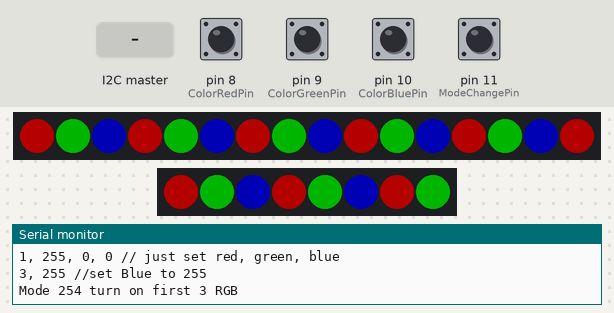
Recording of a sketch running on a simulated Arduino Uno, built with avr-gcc and run on an emulated ATmega328P. On the bench: 16 RGB LEDs in strip order, left to right, 8 RGB LEDs in strip order, left to right, the last lines printed to the serial monitor. The inputs (shaded band) are chosen by the test bench; at power-on: pin 8 (ColorRedPin), pin 9 (ColorGreenPin), pin 10 (ColorBluePin), pin 11 (ModeChangePin) HIGH. Dim RGB values are drawn brighter than linear; random numbers use the default seed unless the sketch sets one.

Above: at 1.4 s.
1.5 s: the I2C master sends the byte 2
At 2.02 s:
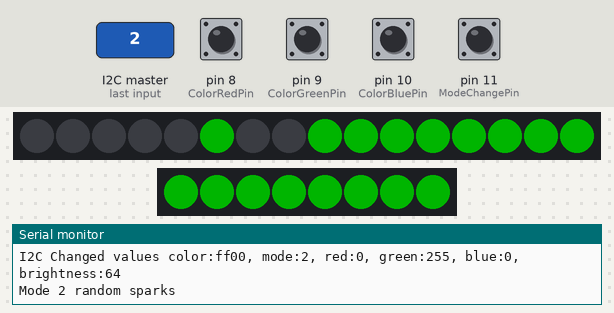
4.2 s: pin 11 (ModeChangePin) pulled LOW for 0.15 s
At 4.82 s:
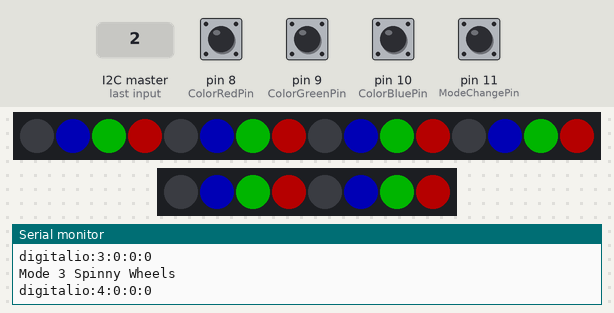
4.9 s: the I2C master sends the byte 2
At 5.6 s:
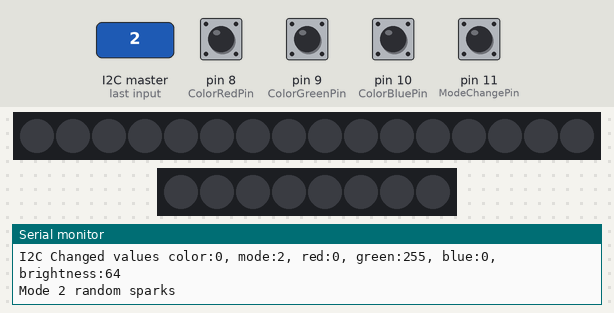
6.6 s: pin 11 (ModeChangePin) pulled LOW for 1 s
At 7.75 s:
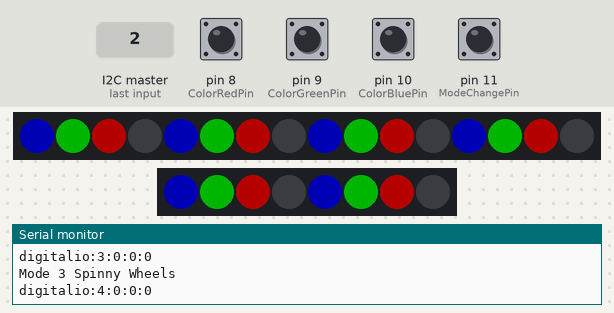
9.8 s: the I2C master sends the byte 0
At 11.1 s:
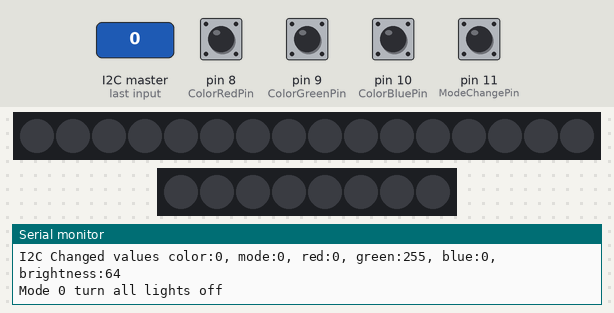
Timing chart, 0 to 12.4 s (numbered marks = the images above; inputs shaded):
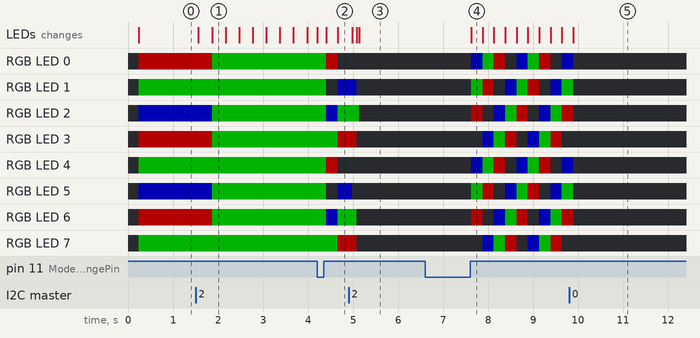

The sketch:

LEDLightEffects_Arduino.ino
```cpp
// Arduino program to control Robot Lights fro Vicksburg Middle School Control Freaks
// accepts commands via serial and i2c so it can be controlled by the robot remotely
// intial creation by adevries at digtialexample.com 11/26/2015
// updated and maintined by connor at digitalexample.com

#include <Adafruit_NeoPixel.h>
#define NeoPixelDataPin 6
#define NeoPixelDataPin2 5
#include <Wire.h>

#define ModeChangePin 11
#define ColorBluePin 10
#define ColorGreenPin 9
#define ColorRedPin 8


#define I2C_Slave_Address 0x26
int pixelCount = 8;

Adafruit_NeoPixel pixels = Adafruit_NeoPixel(pixelCount * 2, NeoPixelDataPin, NEO_GRB + NEO_KHZ800);
Adafruit_NeoPixel pixels2 = Adafruit_NeoPixel(pixelCount, NeoPixelDataPin2, NEO_GRB + NEO_KHZ800);

uint8_t  mode=254,
         red = 0x00,
         green = 0xFF,
         blue = 0x00,
         brightness = 0x40,
         modeCount = 4,
         offset = 0; // Position of spinny eyes
uint32_t rainbowColor = 0x00FF00;
uint32_t color  = 0x00FF00; // Start Green
uint32_t prevTime;
boolean allModes = false;
boolean modeComplete = false;

void setup() {

  pinMode(ModeChangePin, INPUT_PULLUP); // If toggled We Change The Mode
  digitalWrite(ModeChangePin, HIGH);       // turn on pullup resistors
  pinMode(ColorRedPin, INPUT_PULLUP); // If Low make red FF
  digitalWrite(ColorRedPin, HIGH);       // turn on pullup resistors
  pinMode(ColorGreenPin, INPUT_PULLUP); // If Low We Make Green FF
  digitalWrite(ColorGreenPin, HIGH);       // turn on pullup resistors
  pinMode(ColorBluePin, INPUT_PULLUP); // If Low We Make Blue FF
  digitalWrite(ColorBluePin, HIGH);       // turn on pullup resistors

  Wire.begin(I2C_Slave_Address);
  Wire.onRequest(requestEvent);
  Wire.onReceive(receiveEvent); // register event
  Serial.begin(9600);           // start serial for output
  pixels.begin();
  pixels.setBrightness(brightness); // 1/3 brightness
  pixels2.begin();
  pixels2.setBrightness(brightness); // 1/3 brightness
  prevTime = millis();
  Serial.println("Setup Complete");
  Serial.println("Control Freaks LED I2C Slave");
  Serial.println("Accepts Data Serial or I2C ");
  Serial.println("Must add space after the comma to work correctly");
  Serial.println("addressreg, mode, red, green, blue, brightness");
  Serial.println("0, 2, 255, 255, 0, 255");
  Serial.println("1, 255, 0, 0 // just set red, green, blue");
  Serial.println("3, 255 //set Blue to 255");
}


void loop() {
  uint8_t  i;

  readDigitalIoPins();
  doAutoModeChange();
  checkForSerialData();

  switch(mode) {
    case 0: //all lights off
      if (modeComplete == false){
        for(i=0; i<pixelCount; i++) {
          pixels.setPixelColor(i, 0);
          pixels.setPixelColor(i+pixelCount, 0);
          pixels2.setPixelColor(i, 0);
        }
        pixels.show();
        pixels2.show();
        modeComplete = true;
        Serial.println("Mode 0 turn all lights off");
      }else{
        delay(50);
      }
      break;
   case 1: //all lights on steady
       if (modeComplete == false){
          for(i=0; i <pixelCount; i++) {
            pixels.setPixelColor(i, color);
            pixels.setPixelColor(i + pixelCount, color);
            pixels2.setPixelColor(i, color);
          }
          pixels.show();
          pixels2.show();
          modeComplete = true;
          Serial.println("Mode 1 turn all lights on");
      }else{
        delay(50);
      }
      break;

   case 2: // Random sparks - just one LED on at a time!
      i = random(pixelCount);
      pixels.setPixelColor(i, color);
      pixels.setPixelColor(i + pixelCount, color);
      pixels.show();
      pixels2.setPixelColor(i, color);
      pixels2.show();
      delay(10);
      pixels.setPixelColor(i, 0);
      if(modeComplete == false){
        Serial.println("Mode 2 random sparks");
        modeComplete = true;
      }
      break;

   case 3: // Spinny wheels (8 LEDs on at a time)
      for(i=0; i<(pixelCount/2); i++) {
        uint32_t c = 0;
        if(((offset + i) & 7) < 2) c = color; // 4 pixels on...
        pixels.setPixelColor(   i, c); // First eye
        pixels.setPixelColor(pixelCount-i, c); // Second eye (flipped)
        pixels.setPixelColor(pixelCount-(i+pixelCount), c); // Second eye (flipped)
        pixels2.setPixelColor(   i, c); // First eye
        pixels2.setPixelColor(pixelCount-i, c); // Second eye (flipped)
      }
      pixels.show();
      offset++;
      delay(100);
      if(modeComplete == false){
        Serial.println("Mode 3 Spinny Wheels");
        modeComplete = true;
      }
      break;
    case 4: // rainbow
      rainbowColor = rainbowColor << 8;
        if (rainbowColor == 0){
          rainbowColor = 0xFF;
        }
      for(i=0; i<(pixelCount); i++) {

        pixels.setPixelColor(i, rainbowColor);
        pixels.setPixelColor(i + pixelCount, rainbowColor);
        pixels2.setPixelColor(i, rainbowColor); // Second eye (flipped)
        rainbowColor = rainbowColor << 8;
        if (rainbowColor == 0){
          rainbowColor = 0xFF;
        }
      }
      pixels.show();
      pixels2.show();
      delay(250);
      break;
    case 254:
      //we start in the mode which turns on first three leds red, green, blue so we we know it has started
      if (modeComplete == false){
        pixels.setPixelColor(0, 0xFF0000);
        pixels.setPixelColor(1, 0x00FF00);
        pixels.setPixelColor(2, 0x0000FF);
        pixels.setPixelColor(3, 0xFF0000);
        pixels.setPixelColor(4, 0x00FF00);
        pixels.setPixelColor(5, 0x0000FF);
        pixels.setPixelColor(6, 0xFF0000);
        pixels.setPixelColor(7, 0x00FF00);
        pixels.setPixelColor(8, 0x0000FF);
        pixels.setPixelColor(9, 0xFF0000);
        pixels.setPixelColor(10, 0x00FF00);
        pixels.setPixelColor(11, 0x0000FF);
        pixels.setPixelColor(12, 0xFF0000);
        pixels.setPixelColor(13, 0x00FF00);
        pixels.setPixelColor(14, 0x0000FF);
        pixels.setPixelColor(15, 0xFF0000);
        pixels.setPixelColor(16, 0x00FF00);
        pixels2.setPixelColor(0, 0xFF0000);
        pixels2.setPixelColor(1, 0x00FF00);
        pixels2.setPixelColor(2, 0x0000FF);
        pixels2.setPixelColor(3, 0xFF0000);
        pixels2.setPixelColor(4, 0x00FF00);
        pixels2.setPixelColor(5, 0x0000FF);
        pixels2.setPixelColor(6, 0xFF0000);
        pixels2.setPixelColor(7, 0x00FF00);
        pixels2.setPixelColor(8, 0x0000FF);

        pixels.show();
        pixels2.show();
        if(modeComplete == false){
          Serial.println("Mode 254 turn on first 3 RGB");
          modeComplete = true;
        }
        modeComplete = true;
      }
      if (modeComplete == true){
        //add a delay so we don't wind our loop to tight
        delay(50);
      }
      break;
  }


}

uint32_t getColor(byte red, byte green, byte blue){
  uint32_t newColor;
  newColor =  ((uint32_t)blue & 0xFFFFFFFF);
  newColor = newColor | (((uint32_t)green) << 8);
  newColor =  newColor | (((uint32_t)red) << 16);
  return newColor;
}


void requestEvent() {
      byte registers[] = {mode,red,green,blue,brightness};
      Wire.write(registers,5);
  // as expected by master
}

// function that executes whenever data is received from master
// this function is registered as an event, see setup()
void receiveEvent(int howMany) {

    byte dataPosition = 0;
    boolean receivedData = false;
    if(Wire.available()>1) {
      //its a write to a register
      dataPosition = Wire.read();
      Serial.println("dataposition " + String(dataPosition));
    }
    while (Wire.available() > 0) { // loop through all the data
      byte byteData = Wire.read();
      Serial.println("dataposition " + String(dataPosition) + ":" + String(byteData));
      receivedData = true;
      setData(dataPosition, byteData);
      dataPosition++;
    }
    Serial.println("I2C Changed values color:" + String(color,HEX) + ", mode:" + String(mode) + ", red:" + String(red) + ", green:" + String(green) + ", blue:" + String(blue)  + ", brightness:" + String(brightness));
}


void setData(byte dataPosition, byte byteData){
  Serial.println("setData( " + String(dataPosition) + "," + String(byteData) + ")");
  switch(dataPosition){
        case 0: //first comes a zero
          mode = byteData;
          if (mode == 255){
            allModes = true;
            mode = 1;
            modeComplete = false;
          }else{
            allModes = false;
            modeComplete = false;
          }
          //if invalid mode turn off
          if (mode > modeCount){
            mode = 0;
            Serial.println("Mode > modeCount! mode = 0");
          }
          Serial.println("mode:" + String(mode) + "," + String(byteData));
          break;
        case 1: //second comes red
            red = byteData;
            color = getColor(red,green,blue);
            Serial.println("red:" + String(color, HEX) + "," +String( byteData));
          break;
        case 2: //third comes green
            green = byteData;
            color = getColor(red,green,blue);
            Serial.println("green:" + String(color, HEX) + "," + String(byteData));
          break;
        case 3: //forth comes blue
            blue = byteData;
            Serial.println("blue:" + String(color, HEX) + "," + String(byteData));
            color = getColor(red,green,blue);
          break;
        case 4: //fith comes brightness
          brightness = byteData;
          Serial.println("brightness:" + String(byteData));
          break;
      }
}

boolean lastChangeMode = false;
boolean lastChangeColor = false;

void readDigitalIoPins(){
  boolean changeMode = (digitalRead(ModeChangePin) == LOW);
  boolean ColorRed = (digitalRead(ColorRedPin) == LOW);
  boolean ColorGreen = (digitalRead(ColorGreenPin) == LOW);
  boolean ColorBlue = (digitalRead(ColorBluePin) == LOW);

  if (changeMode != lastChangeMode){
    lastChangeMode = changeMode;
    allModes = false;
    modeComplete = false;
    mode++;                        // Next mode
    if(mode > modeCount) {                 // End of modes?
      mode = 1;                    // Start modes over
    }
    color = getColor((ColorRed ? 0xFF : 0x00), (ColorGreen ? 0xFF : 0x00), (ColorBlue ? 0xFF : 0x00));
    Serial.println("digitalio:" + String(mode) + ":" + String(ColorRed) + ":" +  String(ColorGreen) + ":" + String(ColorBlue) );
  }
//  if (changeColor != lastChangeColor){
//    lastChangeColor = changeColor;
//    if(color == 0xFF0000){
//      color = 0x0000FF; // if red make it blue
//    }else{
//      color = 0xFF0000; // Reset to red
//
//    }
//  }

}

void  doAutoModeChange() {
  uint8_t  i;
  uint32_t t;
  if (allModes == true){
    t = millis();
    if((t - prevTime) > 8000) {      // Every 8 seconds...
      mode++;                        // Next mode
      if(mode > modeCount) {                 // End of modes?
        mode = 1;                    // Start modes over
        color >>= 8;                 // Next color R->G->B
        if(!color) color = 0xFF0000; // Reset to red
      }
      for(i=0; i<pixelCount; i++) pixels.setPixelColor(i, 0);
      prevTime = t;
      modeComplete = false;
    }
  }
}

byte serialbuffer[6];
void checkForSerialData(){
    int counter = 0;
    int dataPosition = 0;
    while (Serial.available() > 0) {

      int dataByte = Serial.parseInt();
      dataByte =  constrain(dataByte,0,255);
      Serial.println("got " + String(dataByte));
      serialbuffer[counter] = (byte) dataByte;
      counter++;
      // look for the newline. That's the end of your
      // sentence:
      if (Serial.read() == '\n' || Serial.read() == '\r') {
          dataPosition =  serialbuffer[0];

          for(int i = 1; i<counter; i++){
              byte byteValue = serialbuffer[i];
              setData(dataPosition, byteValue);
              dataPosition++;
          }
           Serial.println("Serial Changed values color:" + String(color,HEX) + ", mode:" + String(mode) + ", red:" + String(red) + ", green:" + String(green) + ", blue:" + String(blue)  + ", brightness:" + String(brightness));
      }
    }
}
```

Measured:
- after the input at 1.5 s, RGB LED 0, RGB LED 3, RGB LED 6: RGB(64, 0, 0) → RGB(0, 64, 0) after 0.37 s; RGB LED 2, RGB LED 5: RGB(0, 0, 64) → RGB(0, 64, 0) after 0.37 s; the LEDs: first change after 0.06 s (image 1 shows a later state)
- after the input at 6.6 s, RGB LED 0: off → RGB(0, 0, 64) after 1.0 s, → RGB(0, 64, 0) 0.25 s later, → RGB(64, 0, 0) 0.25 s later, → off 0.25 s later, … (9 changes in this stretch); RGB LED 1: off → RGB(0, 64, 0) after 1.0 s, → RGB(64, 0, 0) 0.25 s later, → off 0.25 s later, → RGB(0, 0, 64) 0.25 s later, … (9 changes in this stretch)
